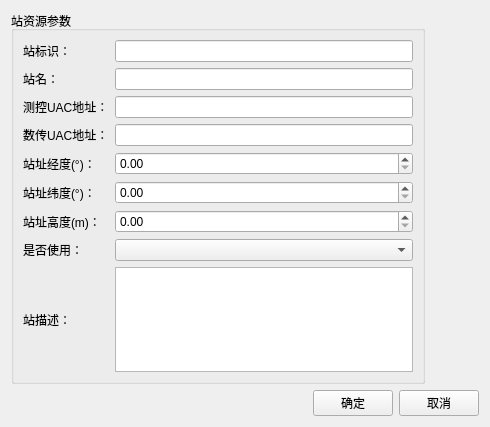
<?xml version="1.0" encoding="UTF-8"?>
<ui version="4.0">
 <class>AddStationResManagement</class>
 <widget class="QWidget" name="AddStationResManagement">
  <property name="geometry">
   <rect>
    <x>0</x>
    <y>0</y>
    <width>490</width>
    <height>427</height>
   </rect>
  </property>
  <property name="minimumSize">
   <size>
    <width>490</width>
    <height>300</height>
   </size>
  </property>
  <property name="windowTitle">
   <string>Form</string>
  </property>
  <layout class="QVBoxLayout" name="verticalLayout">
   <item>
    <spacer name="verticalSpacer">
     <property name="orientation">
      <enum>Qt::Vertical</enum>
     </property>
     <property name="sizeHint" stdset="0">
      <size>
       <width>20</width>
       <height>40</height>
      </size>
     </property>
    </spacer>
   </item>
   <item>
    <widget class="QGroupBox" name="groupBox_2">
     <property name="sizePolicy">
      <sizepolicy hsizetype="Fixed" vsizetype="Preferred">
       <horstretch>0</horstretch>
       <verstretch>0</verstretch>
      </sizepolicy>
     </property>
     <property name="minimumSize">
      <size>
       <width>414</width>
       <height>0</height>
      </size>
     </property>
     <property name="title">
      <string>站资源参数</string>
     </property>
     <layout class="QGridLayout" name="gridLayout_2">
      <item row="0" column="0">
       <widget class="QLabel" name="label_8">
        <property name="text">
         <string>站标识：</string>
        </property>
       </widget>
      </item>
      <item row="7" column="1">
       <widget class="QComboBox" name="isUsable"/>
      </item>
      <item row="7" column="0">
       <widget class="QLabel" name="label_9">
        <property name="text">
         <string>是否使用：</string>
        </property>
       </widget>
      </item>
      <item row="9" column="1">
       <spacer name="verticalSpacer_2">
        <property name="orientation">
         <enum>Qt::Vertical</enum>
        </property>
        <property name="sizeHint" stdset="0">
         <size>
          <width>20</width>
          <height>40</height>
         </size>
        </property>
       </spacer>
      </item>
      <item row="8" column="1">
       <widget class="QTextEdit" name="desc"/>
      </item>
      <item row="8" column="0">
       <widget class="QLabel" name="label_10">
        <property name="text">
         <string>站描述：</string>
        </property>
       </widget>
      </item>
      <item row="1" column="1">
       <widget class="QLineEdit" name="stationName">
        <property name="maxLength">
         <number>40</number>
        </property>
       </widget>
      </item>
      <item row="0" column="1">
       <widget class="QLineEdit" name="stationIdentifying">
        <property name="maxLength">
         <number>40</number>
        </property>
       </widget>
      </item>
      <item row="1" column="0">
       <widget class="QLabel" name="label_11">
        <property name="text">
         <string>站名：</string>
        </property>
       </widget>
      </item>
      <item row="5" column="0">
       <widget class="QLabel" name="label_12">
        <property name="text">
         <string>站址纬度(°)：</string>
        </property>
       </widget>
      </item>
      <item row="2" column="0">
       <widget class="QLabel" name="label_13">
        <property name="text">
         <string>测控UAC地址：</string>
        </property>
       </widget>
      </item>
      <item row="6" column="0">
       <widget class="QLabel" name="label_14">
        <property name="text">
         <string>站址高度(m)：</string>
        </property>
       </widget>
      </item>
      <item row="4" column="0">
       <widget class="QLabel" name="label_15">
        <property name="text">
         <string>站址经度(°)：</string>
        </property>
       </widget>
      </item>
      <item row="3" column="0">
       <widget class="QLabel" name="label_16">
        <property name="text">
         <string>数传UAC地址：</string>
        </property>
       </widget>
      </item>
      <item row="2" column="1">
       <widget class="QLineEdit" name="ttcUACAddr"/>
      </item>
      <item row="3" column="1">
       <widget class="QLineEdit" name="dataTransUACAddr"/>
      </item>
      <item row="4" column="1">
       <widget class="QDoubleSpinBox" name="stationLongitude"/>
      </item>
      <item row="5" column="1">
       <widget class="QDoubleSpinBox" name="stationLatitude"/>
      </item>
      <item row="6" column="1">
       <widget class="QDoubleSpinBox" name="stationHeight"/>
      </item>
     </layout>
    </widget>
   </item>
   <item>
    <layout class="QHBoxLayout" name="horizontalLayout">
     <item>
      <spacer name="horizontalSpacer">
       <property name="orientation">
        <enum>Qt::Horizontal</enum>
       </property>
       <property name="sizeHint" stdset="0">
        <size>
         <width>40</width>
         <height>20</height>
        </size>
       </property>
      </spacer>
     </item>
     <item>
      <widget class="QPushButton" name="confirmBtn">
       <property name="text">
        <string>确定</string>
       </property>
      </widget>
     </item>
     <item>
      <widget class="QPushButton" name="cancelBtn">
       <property name="text">
        <string>取消</string>
       </property>
      </widget>
     </item>
    </layout>
   </item>
  </layout>
 </widget>
 <resources/>
 <connections/>
</ui>
